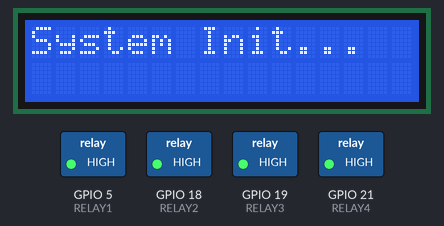
The sketch below on a simulated ESP32. Shown: 16×2 character LCD, switched loads named in the sketch (green lamp = pin HIGH).

Above: at 0.1 s.
At 2.2 s:
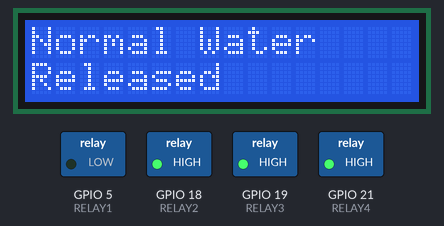
At 10.2 s:
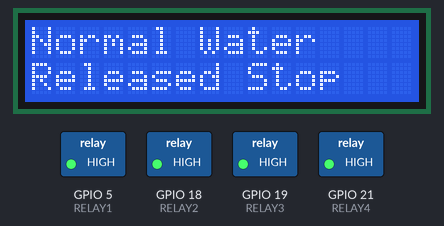
At 12.2 s:
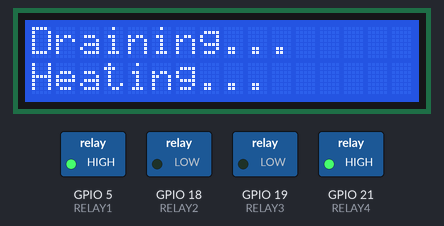
At 20.7 s:
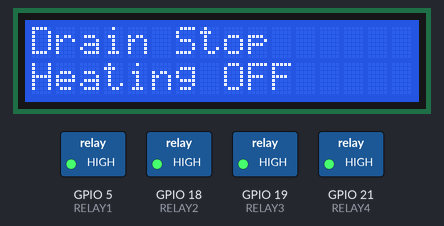
At 32.8 s:
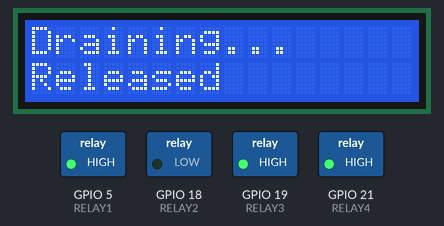
Timing chart, 0 to 34.3 s (numbered marks = the images above):
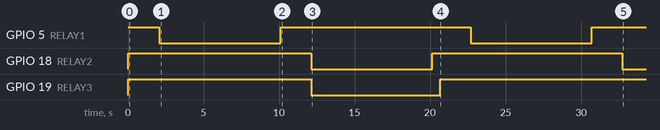

Measured:
- by itself, GPIO 5 (RELAY1): alternates HIGH for 12.6 s and LOW for 8.0 s
- by itself, GPIO 18 (RELAY2): HIGH → LOW at 12.1 s, → HIGH 8.0 s later, → LOW 12.6 s later
- by itself, GPIO 19 (RELAY3): HIGH → LOW at 12.1 s, → HIGH 8.5 s later
- what the display in image 1 shows lasts 8.0 s, from 2.1 s to 10.1 s
- what the display in image 2 shows lasts 2.0 s, from 10.1 s to 12.1 s

The sketch:

autoclean_v3.ino
```cpp
#include <Wire.h>
#include <LiquidCrystal_PCF8574.h>

// Relay pin definitions
#define RELAY1 5   // Channel 1 - Inlet Solenoid Valve
#define RELAY2 18  // Channel 2 - Drain Solenoid Valve
#define RELAY3 19  // Channel 3 - Heating Element
#define RELAY4 21  // Channel 4 - Final Process

// Initialize LCD
LiquidCrystal_PCF8574 lcd(0x27);

void setup() {
  // Initialize Relays
  pinMode(RELAY1, OUTPUT);
  pinMode(RELAY2, OUTPUT);
  pinMode(RELAY3, OUTPUT);
  pinMode(RELAY4, OUTPUT);

  digitalWrite(RELAY1, HIGH);
  digitalWrite(RELAY2, HIGH);
  digitalWrite(RELAY3, HIGH);
  digitalWrite(RELAY4, HIGH);

  // Initialize LCD
  Wire.begin(12,13);
  lcd.begin(16, 2);
  lcd.setBacklight(255);
  lcd.setCursor(0, 0);
  lcd.print("System Init...");
  delay(2000);
  lcd.clear();
}

void loop() {
  // --- STEP 1: Inlet Solenoid ON ---
  digitalWrite(RELAY1, LOW);
  lcd.setCursor(0, 0);
  lcd.print("Normal Water");
  lcd.setCursor(0, 1);
  lcd.print("Released      ");
  delay(8000);

  digitalWrite(RELAY1, HIGH);
  lcd.setCursor(0, 1);
  lcd.print("Released Stop ");
  delay(2000);
  lcd.clear();

  // --- STEP 2: Drain + Heating ON ---
  digitalWrite(RELAY2, LOW);
  digitalWrite(RELAY3, LOW);
  lcd.setCursor(0, 0);
  lcd.print("Draining...");
  lcd.setCursor(0, 1);
  lcd.print("Heating...");
  delay(8000);

  digitalWrite(RELAY2, HIGH);
  lcd.setCursor(0, 0);
  lcd.print("Drain Stop    ");
  lcd.setCursor(0, 1);
  lcd.print("Heating...    ");
  delay(500);

  digitalWrite(RELAY3, HIGH);
  lcd.setCursor(0, 1);
  lcd.print("Heating OFF   ");
  delay(2000);
  lcd.clear();

  // --- STEP 3: Inlet again ---
  digitalWrite(RELAY1, LOW);
  lcd.setCursor(0, 0);
  lcd.print("Hot Water");
  lcd.setCursor(0, 1);
  lcd.print("Released      ");
  delay(8000);

  digitalWrite(RELAY1, HIGH);
  lcd.setCursor(0, 1);
  lcd.print("Released Stop ");
  delay(2000);
  lcd.clear();

 // --- STEP 4: Inlet again ---
  digitalWrite(RELAY2, LOW);
  lcd.setCursor(0, 0);
  lcd.print("Draining...");
  lcd.setCursor(0, 1);
  lcd.print("Released      ");
  delay(8000);

  digitalWrite(RELAY2, HIGH);
  lcd.setCursor(0, 1);
  lcd.print("Drain Stop ");
  delay(2000);
  lcd.clear();

  // --- STEP 5: Final Process ---
  digitalWrite(RELAY4, LOW);
  lcd.setCursor(0, 0);
  lcd.print("Solution");
  lcd.setCursor(0, 1);
  lcd.print("Released      ");
  delay(8000);

  digitalWrite(RELAY4, HIGH);
  lcd.setCursor(0, 1);
  lcd.print("Released Stop ");
  delay(2000);
  lcd.clear();

  // End loop
  while (true);
}
```
